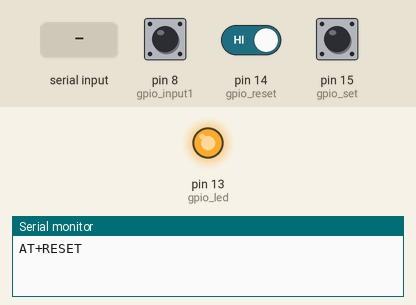
Recording of a sketch running on a simulated Arduino Uno, built with avr-gcc and run on an emulated ATmega328P. Shown: output pins drawn as LEDs (lit = HIGH), the last lines printed to the serial monitor. The test bench sets the inputs (shaded band); at power-on: pin 15 (gpio_set) HIGH, pin 14 (gpio_reset) HIGH, pin 8 (gpio_input1) HIGH.

Above: at 1.2 s.
1.3 s: pin 15 (gpio_set) pulled LOW for 3.2 s
At 5.5 s:
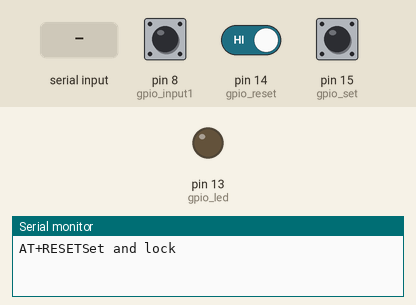
6.0 s: "AT+RQA(1)" received over Serial
8.4 s: pin 14 (gpio_reset) driven LOW and pin 15 (gpio_set) driven LOW
11.4 s: pin 14 (gpio_reset) driven HIGH
13.1 s: pin 15 (gpio_set) driven HIGH
At 14.0 s:
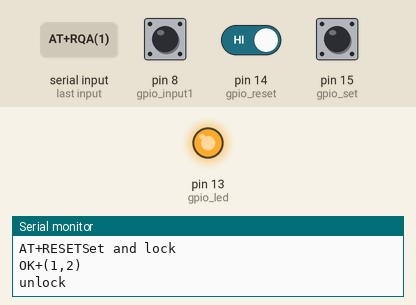
Timing chart, 0 to 15.6 s (numbered marks = the images above; inputs shaded):
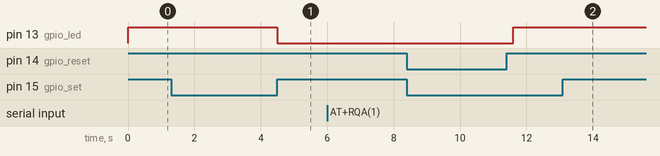

The sketch:

master_sketch_aug27a_01.ino
```cpp
// Pin define configuration
// 按鍵腳位
#define gpio_input1 8
#define gpio_input2 9
#define gpio_input3 10
#define gpio_input4 11

#define gpio_set    15
#define gpio_reset  14

// 燈號腳位
#define gpio_led 13

const int detectDelay   = 200;     // 按鍵偵測時間
int  detectTime         = 0;

// UART configuration
#define speed       115200 // bps
#define uart_delayTime   500   // Unit: ms
byte uart_string[10];
int  setStatus = 0;

// 答案
byte answerBuf[5];
String strRESET = "AT+RESET\r";
String strOK = "OK+(";
String strTemp = "";
String strEND = ")\r\n";
String strERROR = "ERROR+(";

void setup() {
  // put your setup code here, to run once:
  Serial.begin(speed);

  //set pins to output because they are addressed in the main loop
  pinMode(gpio_input1, INPUT_PULLUP);
  pinMode(gpio_input2, INPUT_PULLUP);
  pinMode(gpio_input3, INPUT_PULLUP);
  pinMode(gpio_input4, INPUT_PULLUP);

  pinMode(gpio_set, INPUT_PULLUP);
  pinMode(gpio_reset, INPUT_PULLUP);

  // 設定燈號, 預設皆為OFF
  pinMode(gpio_led, OUTPUT);
  digitalWrite(gpio_led, HIGH);

  answerBuf[0] = 2;
  answerBuf[1] = 1;
  answerBuf[2] = 1;
  answerBuf[3] = 3;
  answerBuf[4] = 2;

  Serial.print(strRESET);

}

void loop() {

  // 設定答案
  while(digitalRead(gpio_input1)==LOW)
  {
     delay(detectDelay);
     detectTime++;

     if(detectTime>5)   // 超過1秒
     {
         answerBuf[0] = 1;
     }
  }

  detectTime = 0;

  // Set腳位偵測
  while(digitalRead(gpio_set)==LOW)
  {
     delay(detectDelay);
     detectTime++;

     if(detectTime>15)   // 超過3秒
     {
        setStatus = !setStatus;

        if(setStatus==1)
        {
          Serial.println("Set and lock");
          digitalWrite(gpio_led, LOW);
        }
        else
        {
          Serial.println("unlock");
          digitalWrite(gpio_led, HIGH);
        }
        break;
      }
  }

  detectTime = 0;

  // Reset腳位偵測
  while(digitalRead(gpio_reset)==LOW)
  {
    delay(detectDelay);
    detectTime++;

    if(detectTime>15)   // 超過3秒
    {
       Serial.print(strRESET);
       break;
    }
  }

  detectTime = 0;

  //wait for data available
  if(Serial.available() >0)
  {
      //read until timeout
      String teststr = Serial.readString();
      // remove any \r \n whitespace at the end of the String
      teststr.trim();

      // 比對答案
      if(teststr=="AT+RQA(1)")
      {
        strTemp = strOK + "1," + answerBuf[0] + strEND;
      }
      else if (teststr=="AT+RQA(2)")
      {
        strTemp = strOK + "2," + answerBuf[1] + strEND;
      }
      else if (teststr=="AT+RQA(3)")
      {
        strTemp = strOK + "3," + answerBuf[2] + strEND;
      }
      else if (teststr=="AT+RQA(4)")
      {
        strTemp = strOK + "4," + answerBuf[3] + strEND;
      }
      else if (teststr=="AT+RQA(5)")
      {
        strTemp = strOK + "5," + answerBuf[4] + strEND;
      }

      Serial.print(strTemp);
  }
}
```

Measured:
- after the input at 1.3 s, pin 13 (gpio_led): HIGH → LOW after 3.2 s
- after the input at 8.4 s, every drawn part: stays the same
- after the input at 13.1 s, pin 13 (gpio_led): stays HIGH (without the input it goes to LOW after 1.7 s)
